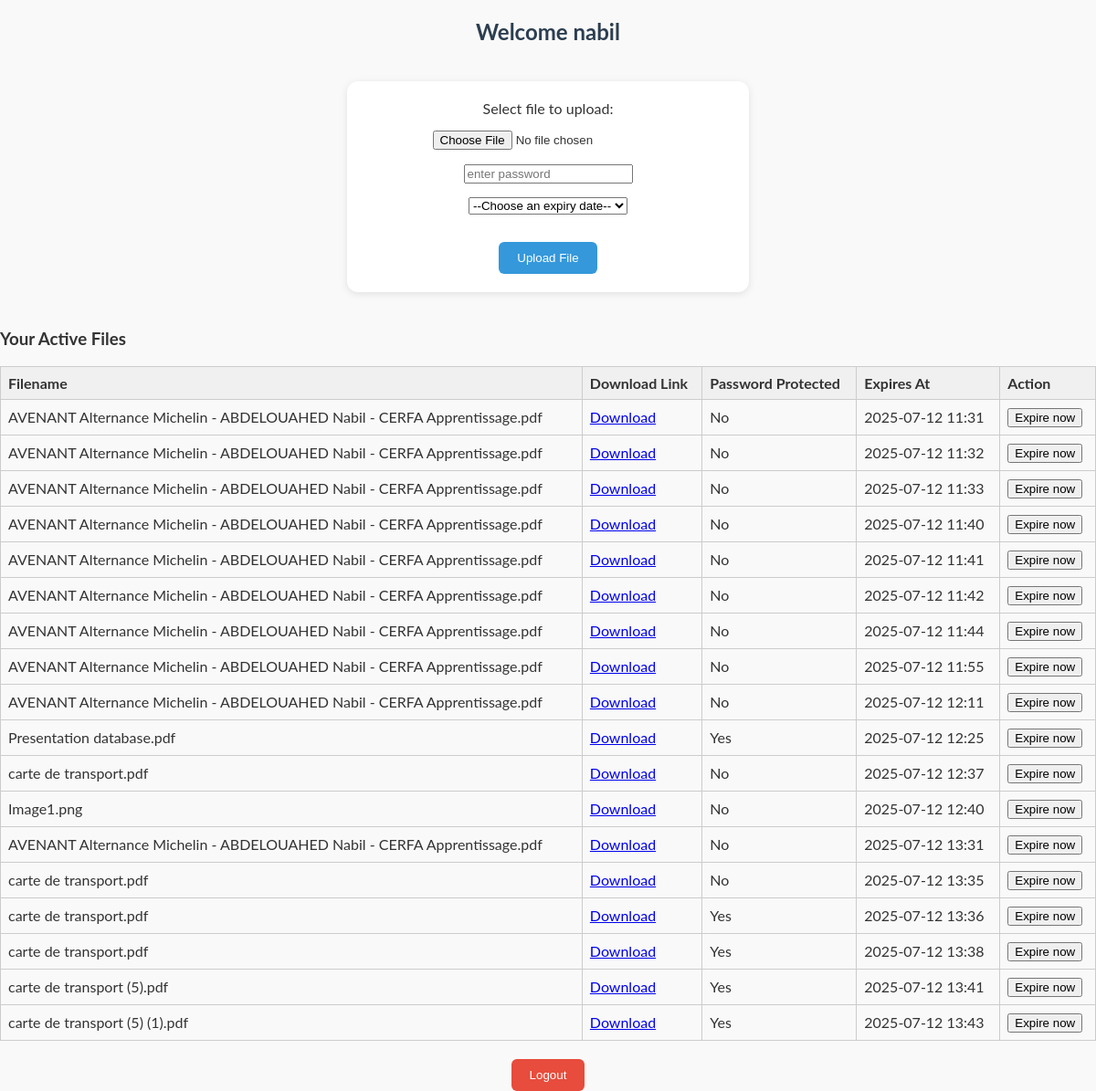
/dashboard.php (signed in), run on an earlier commit of the app's database.
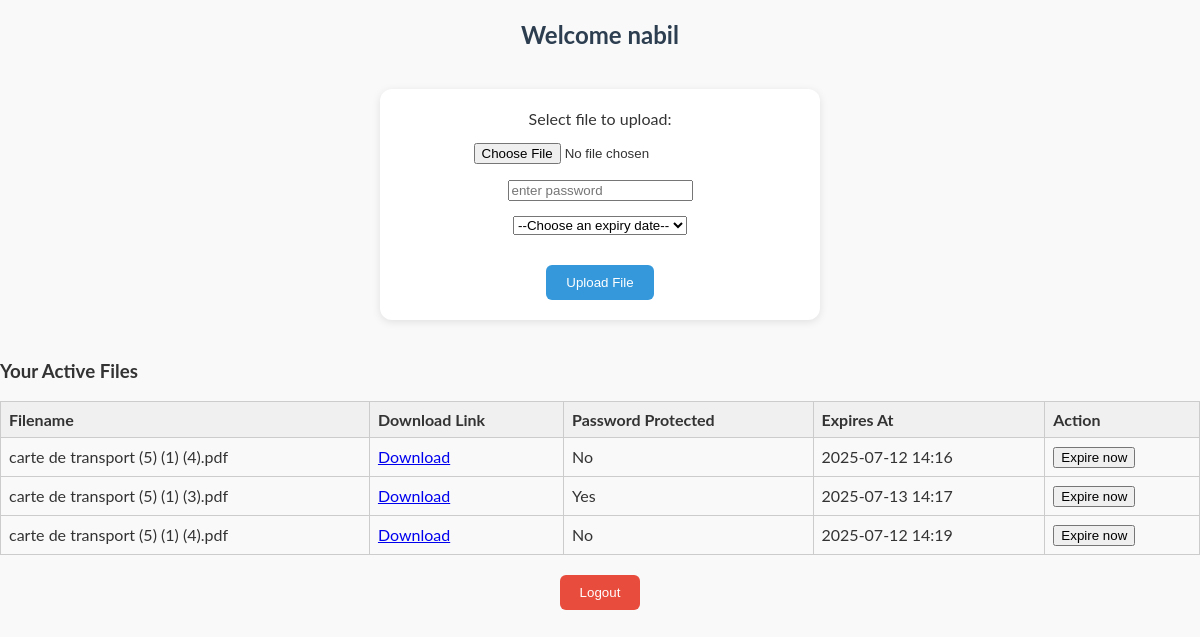
And on a later commit of the database.
### tables this page shows
CREATE TABLE "users" (
	"id"	INTEGER,
	"username"	VARCHAR(50) NOT NULL UNIQUE,
	"password_hash"	VARCHAR(255) NOT NULL,
	"created_at"	TIMESTAMP DEFAULT CURRENT_TIMESTAMP,
	PRIMARY KEY("id" AUTOINCREMENT)
);

CREATE TABLE "files" (
	"id"	INTEGER,
	"user_id"	INT NOT NULL,
	"original_name"	VARCHAR(255) NOT NULL,
	"stored_name"	VARCHAR(255) NOT NULL,
	"password_hash"	VARCHAR(255) DEFAULT NULL,
	"expires_at"	DATETIME DEFAULT NULL,
	"created_at"	TIMESTAMP DEFAULT CURRENT_TIMESTAMP,
	PRIMARY KEY("id" AUTOINCREMENT),
	FOREIGN KEY("user_id") REFERENCES "users"("id") ON DELETE CASCADE
);

### database/db.php (called while the page is built, shortened)
<?php
try {
    $pdo = new PDO('sqlite:' . __DIR__ . '/mydb.db');
    $pdo->setAttribute(PDO::ATTR_ERRMODE, PDO::ERRMODE_EXCEPTION);
} catch (PDOException $e) {
    die("DB connection failed: " . $e->getMessage());
}
function execute_query($query, $params = []) {
    global $pdo;
    $stmt = $pdo->prepare($query);
    $stmt->execute($params);
    return $stmt->fetchAll(PDO::FETCH_ASSOC);
}

### dashboard.php (the view, shortened to what this page needs)
<?php
require_once("./database/db.php");
$user = execute_query("SELECT username FROM users WHERE id = ?", [$_SESSION['user_id']]);
$username = $user[0]['username'] ?? 'User';
$files = execute_query("
    SELECT id, original_name, password_hash, expires_at
    FROM files
    WHERE user_id = ? AND (expires_at IS NULL OR expires_at > datetime('now'))
", [$_SESSION['user_id']]);
?>
<!doctype html>
<html lang="en">
  <head>
    <link rel="stylesheet" type="text/css" href="./dashboard.css" />
  </head>
  <body>
    <h2>Welcome  <?php echo htmlspecialchars($username); ?> </h2>
    <form id="fileUpload" action="upload.php" method="post" enctype="multipart/form-data">
      <label for="fileToUpload">Select file to upload:</label><br/>
      <input type="file" name="fileToUpload" id="fileToUpload" required onchange="validateFileSize(this)"><br/>
      <input type="password" name="uploadPassword" id="uploadPassword" placeholder="enter password"><br/>
      <select name="uploadExpiry" id="uploadExpiry" >
      <option value="1">--Choose an expiry date--</option>
    </select><br/>
      <input type="submit" value="Upload File" name="submit">
    </form>
    <?php if (!empty($files)): ?>
      <h3>Your Active Files</h3>
      <table cellpadding="8" cellspacing="0">
        <thead>
          <tr>
            <th>Filename</th>
            <th>Download Link</th>
            <th>Password Protected</th>
            <th>Expires At</th>
            <th>Action</th>
          </tr>
        </thead>
        <tbody>
          <?php foreach ($files as $file): ?>
            <tr>
              <td><?php echo htmlspecialchars($file['original_name']); ?></td>
              <td>
                <a href="download.php?file=<?php echo urlencode($file['id']); ?>" target="_blank">
                  Download
                </a>
              </td>
              <td><?php echo empty($file['password_hash']) ? 'No' : 'Yes'; ?></td>
              <td>
                <?php
                  echo $file['expires_at']
                    ? htmlspecialchars(date('Y-m-d H:i', strtotime($file['expires_at'])))
                    : 'Never';
                ?>
              </td>
              <td>
                <form method="post" action="expireFile.php" style="margin:0">
                <button type="submit">Expire now</button>
                </form>
              </td>
            </tr>
          <?php endforeach; ?>
        </tbody>
      </table>
    <?php else: ?>
      <p>You have no active files.</p>
    <?php endif; ?>
    <form method="post" action="./auth/logout.php">
      <button type="submit">Logout</button>
    </form>
  </body>
</html>

### dashboard.css (style rules this page uses)
body { font-family: "Lato", sans-serif; margin: 0; padding: 0; background-color: #f9f9f9; color: #333; }
h2 { text-align: center; margin-top: 20px; color: #2c3e50; }
#fileUpload { margin: 40px auto; max-width: 400px; padding: 20px; background-color: #ffffff; border-radius: 12px; box-shadow: 0 2px 8px rgba(0, 0, 0, 0.1); text-align: center; }
#fileUpload input[type="file"] { margin-bottom: 15px; margin-top: 15px; }
#fileUpload select { margin-bottom: 15px; margin-top: 15px; }
#fileUpload input[type="submit"] { background-color: #3498db; color: white; padding: 10px 20px; border: none; border-radius: 6px; cursor: pointer; transition: background-color 0.2s ease; margin-top: 15px; }
form[action*="logout.php"] { text-align: center; margin-top: 20px; }
form[action*="logout.php"] button { background-color: #e74c3c; color: white; padding: 10px 20px; border: none; border-radius: 6px; cursor: pointer; transition: background-color 0.2s ease; }
table { border-collapse: collapse; width: 100%; margin-top: 1rem; }
th, td { border: 1px solid #ccc; text-align: left; padding: 0.5rem; }
th { background-color: #f0f0f0; }

What changed in the data, as far as the page shows it:
removed files: original_name "AVENANT Alternance Michelin - ABDELOUAHED Nabil - CERFA Apprentissage.pdf", shows "No", expires_at "2025-07-12 11:31"
removed files: original_name "AVENANT Alternance Michelin - ABDELOUAHED Nabil - CERFA Apprentissage.pdf", shows "No", expires_at "2025-07-12 11:32"
removed files: original_name "AVENANT Alternance Michelin - ABDELOUAHED Nabil - CERFA Apprentissage.pdf", shows "No", expires_at "2025-07-12 11:33"
removed files: original_name "AVENANT Alternance Michelin - ABDELOUAHED Nabil - CERFA Apprentissage.pdf", shows "No", expires_at "2025-07-12 11:40"
removed files: original_name "AVENANT Alternance Michelin - ABDELOUAHED Nabil - CERFA Apprentissage.pdf", shows "No", expires_at "2025-07-12 11:41"
removed files: original_name "AVENANT Alternance Michelin - ABDELOUAHED Nabil - CERFA Apprentissage.pdf", shows "No", expires_at "2025-07-12 11:42"
removed files: original_name "AVENANT Alternance Michelin - ABDELOUAHED Nabil - CERFA Apprentissage.pdf", shows "No", expires_at "2025-07-12 11:44"
removed files: original_name "AVENANT Alternance Michelin - ABDELOUAHED Nabil - CERFA Apprentissage.pdf", shows "No", expires_at "2025-07-12 11:55"
removed files: original_name "AVENANT Alternance Michelin - ABDELOUAHED Nabil - CERFA Apprentissage.pdf", shows "No", expires_at "2025-07-12 12:11"
removed files: original_name "Presentation database.pdf", shows "Yes", expires_at "2025-07-12 12:25"
removed files: original_name "carte de transport.pdf", shows "No", expires_at "2025-07-12 12:37"
removed files: original_name "Image1.png", shows "No", expires_at "2025-07-12 12:40"
removed files: original_name "AVENANT Alternance Michelin - ABDELOUAHED Nabil - CERFA Apprentissage.pdf", shows "No", expires_at "2025-07-12 13:31"
removed files: original_name "carte de transport.pdf", shows "No", expires_at "2025-07-12 13:35"
removed files: original_name "carte de transport.pdf", shows "Yes", expires_at "2025-07-12 13:36"
removed files: original_name "carte de transport.pdf", shows "Yes", expires_at "2025-07-12 13:38"
removed files: original_name "carte de transport (5).pdf", shows "Yes", expires_at "2025-07-12 13:41"
removed files: original_name "carte de transport (5) (1).pdf", shows "Yes", expires_at "2025-07-12 13:43"
added files: original_name "carte de transport (5) (1) (4).pdf", shows "No", expires_at "2025-07-12 14:16"
added files: original_name "carte de transport (5) (1) (3).pdf", shows "Yes", expires_at "2025-07-13 14:17"
added files: original_name "carte de transport (5) (1) (4).pdf", shows "No", expires_at "2025-07-12 14:19"
